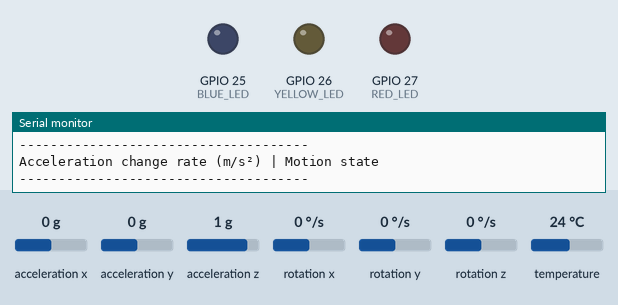
Recording of a sketch running on a simulated ESP32. On the bench: output pins drawn as LEDs (lit = HIGH), the last lines printed to the serial monitor. The inputs (shaded band) are chosen by the test bench; at power-on: acceleration x 0 g, acceleration y 0 g, acceleration z 1 g, rotation x 0 °/s, rotation y 0 °/s, rotation z 0 °/s, temperature 24 °C.

Above: at 0.02 s.
At 1.2 s:
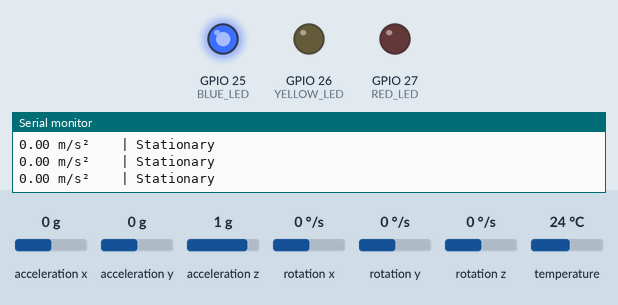
1.3 s: acceleration x set to 0.4 g
At 1.39 s:
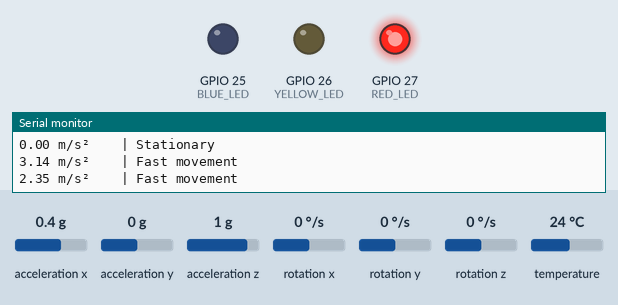
Timing chart, 0 to 4.3 s (numbered marks = the images above; inputs shaded):
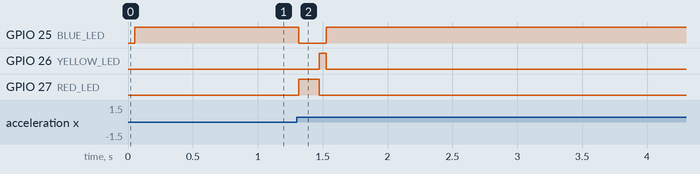

The sketch:

514_final_sensor_3.5.ino
```cpp
#include <Adafruit_MPU6050.h>
#include <Adafruit_Sensor.h>
#include <Wire.h>

// Pin definitions
#define BLUE_LED 25
#define YELLOW_LED 26
#define RED_LED 27

// Motion state thresholds (units: change rate in m/s²)
#define STILL_THRESHOLD 0.3   // Threshold for stationary state
#define SLOW_THRESHOLD 1.5    // Threshold for slow movement
#define FAST_THRESHOLD 3.0    // Threshold for fast movement

// Sampling parameters
#define SAMPLE_SIZE 5        // Sample window size
#define SAMPLE_INTERVAL 50   // Sample interval (ms)

Adafruit_MPU6050 mpu;

// Store the most recent acceleration data
float accelHistory[SAMPLE_SIZE][3]; // X,Y,Z
int sampleIndex = 0;
unsigned long lastSampleTime = 0;

void setup() {
  Serial.begin(115200);

  // Initialize LED pins
  pinMode(BLUE_LED, OUTPUT);
  pinMode(YELLOW_LED, OUTPUT);
  pinMode(RED_LED, OUTPUT);

  // Initially turn off all LEDs
  digitalWrite(BLUE_LED, LOW);
  digitalWrite(YELLOW_LED, LOW);
  digitalWrite(RED_LED, LOW);

  // Initialize MPU6050
  if (!mpu.begin()) {
    Serial.println("MPU6050 connection failed!");
    while (1) {
      // Flash red light on connection failure
      digitalWrite(RED_LED, HIGH);
      delay(200);
      digitalWrite(RED_LED, LOW);
      delay(200);
    }
  }

  // Configure MPU6050 parameters
  mpu.setAccelerometerRange(MPU6050_RANGE_8_G);
  mpu.setGyroRange(MPU6050_RANGE_500_DEG);
  mpu.setFilterBandwidth(MPU6050_BAND_21_HZ);

  Serial.println("MPU6050 initialized successfully!");
  Serial.println("-------------------------------------");
  Serial.println("Acceleration change rate (m/s²) | Motion state");
  Serial.println("-------------------------------------");

  // Initialize acceleration history data
  sensors_event_t a, g, temp;
  mpu.getEvent(&a, &g, &temp);
  for(int i=0; i<SAMPLE_SIZE; i++){
    accelHistory[i][0] = a.acceleration.x;
    accelHistory[i][1] = a.acceleration.y;
    accelHistory[i][2] = a.acceleration.z;
  }
}

void loop() {
  unsigned long currentTime = millis();

  // Sample at fixed intervals
  if(currentTime - lastSampleTime >= SAMPLE_INTERVAL){
    lastSampleTime = currentTime;

    // Get new data
    sensors_event_t a, g, temp;
    mpu.getEvent(&a, &g, &temp);

    // Update historical data
    accelHistory[sampleIndex][0] = a.acceleration.x;
    accelHistory[sampleIndex][1] = a.acceleration.y;
    accelHistory[sampleIndex][2] = a.acceleration.z;
    sampleIndex = (sampleIndex + 1) % SAMPLE_SIZE;

    // Calculate change rate (difference between current data and historical average)
    float avgX = 0, avgY = 0, avgZ = 0;
    for(int i=0; i<SAMPLE_SIZE; i++){
      avgX += accelHistory[i][0];
      avgY += accelHistory[i][1];
      avgZ += accelHistory[i][2];
    }
    avgX /= SAMPLE_SIZE;
    avgY /= SAMPLE_SIZE;
    avgZ /= SAMPLE_SIZE;

    float deltaX = a.acceleration.x - avgX;
    float deltaY = a.acceleration.y - avgY;
    float deltaZ = a.acceleration.z - avgZ;

    // Calculate total change rate (ignoring direction, only considering change magnitude)
    float accelChangeRate = sqrt(deltaX*deltaX + deltaY*deltaY + deltaZ*deltaZ);

    // Print debug information
    Serial.print(accelChangeRate, 2);
    Serial.print(" m/s²\t\t| ");

    // Control LEDs based on change rate
    if (accelChangeRate < STILL_THRESHOLD) {
      digitalWrite(BLUE_LED, HIGH);
      digitalWrite(YELLOW_LED, LOW);
      digitalWrite(RED_LED, LOW);
      Serial.println("Stationary");
    }
    else if (accelChangeRate < SLOW_THRESHOLD) {
      digitalWrite(BLUE_LED, LOW);
      digitalWrite(YELLOW_LED, HIGH);
      digitalWrite(RED_LED, LOW);
      Serial.println("Slow movement");
    }
    else {
      digitalWrite(BLUE_LED, LOW);
      digitalWrite(YELLOW_LED, LOW);
      digitalWrite(RED_LED, HIGH);
      Serial.println("Fast movement");
    }
  }

  delay(10); // Small delay in main loop
}
```

Measured:
- after the input at 1.3 s, GPIO 25 (BLUE_LED): HIGH → LOW at once, → HIGH 0.21 s later; GPIO 26 (YELLOW_LED): LOW → HIGH after 0.18 s, → LOW 0.05 s later; GPIO 27 (RED_LED): LOW → HIGH at once, → LOW 0.16 s later
